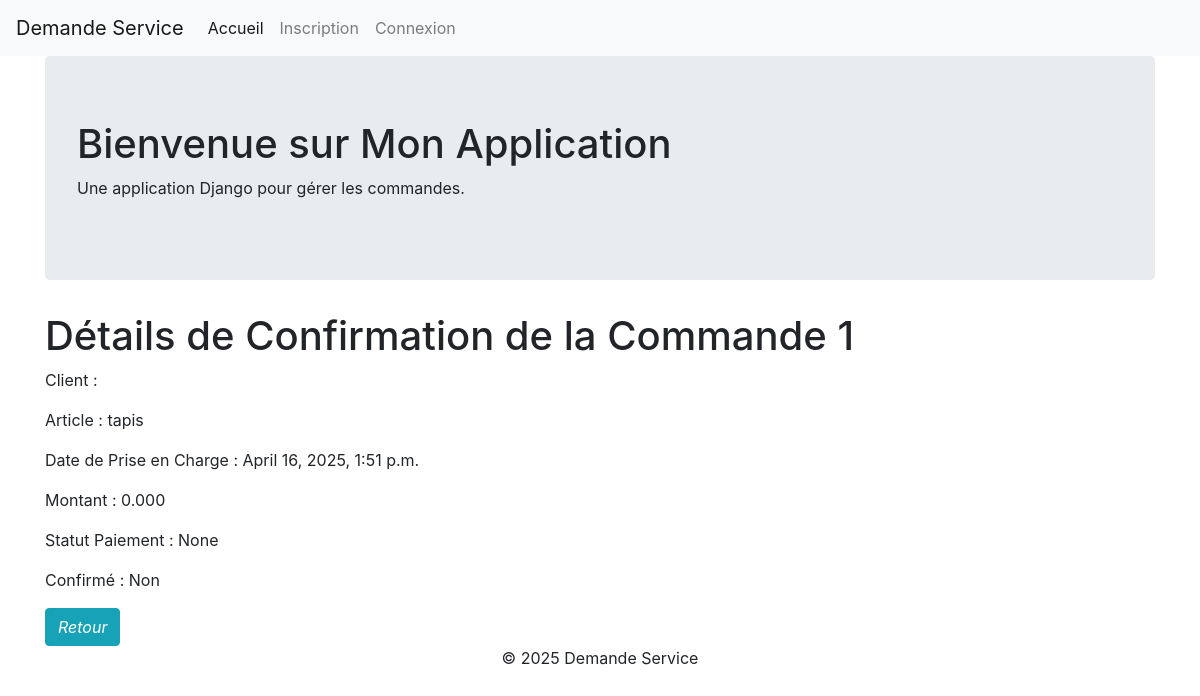
The app's page /commandes/detail_confirmation/1/ with its own data.
### commandes/models.py (models this page shows, shortened)
class Commande(models.Model):
    client = models.ForeignKey(User, on_delete=models.CASCADE)
    article = models.ForeignKey(Article, on_delete=models.CASCADE)
    date_prise_en_charge = models.DateTimeField(default=timezone.now, null=True, blank=True) # Date de prise en charge de la commande
    date_retour_prevue = models.DateTimeField(null=True, blank=True) # Date de retour prévue de la commande
    prix = models.DecimalField(max_digits=10, decimal_places=2, null=True, blank=True) # Prix de l'article
    statut_paiement = models.CharField(max_length=20, null=True, blank=True)
    date_commande = models.DateTimeField(default=timezone.now, null=True, blank=True) # Date de la commande
    montant = models.DecimalField(max_digits=10, decimal_places=3, default=0, null=True, blank=True) # Montant total de la commande
    confirme = models.BooleanField(default=False) # confirmation de la commande
    date_confirmation = models.DateTimeField(null=True, blank=True) # Date de confirmation de la commande

### articles/models.py (models this page shows, shortened)
class Article(models.Model):
    ETAT_CHOICES = [
        ('nouveau', 'Nouveau'),
        ('ancien', 'Ancien'),
    ]
    client = models.ForeignKey(User, on_delete=models.CASCADE)
    nom = models.CharField(max_length=100)
    description = models.TextField(blank=True, null=True)
    etat = models.CharField(max_length=50, choices=ETAT_CHOICES)
    notes = models.TextField(blank=True, null=True)
    longueur = models.IntegerField( null=True, blank=True)
    largeur = models.DecimalField(max_digits=30, decimal_places=15, null=True, blank=True)
    poids = models.IntegerField( null=True, blank=True)

### commandes/views.py (the view)
# urls.py: path('detail_confirmation/<int:commande_id>/', views.commande_detail_confirmation, name='commande_detail_confirmation'),
def commande_detail_confirmation(request, commande_id):
    commande = get_object_or_404(Commande, pk=commande_id)
    return render(request, 'commandes/commande_detail_confirmation.html', {'commande': commande})

### commandes/templates/commandes/commande_detail_confirmation.html (shortened to what this page needs)
{% extends 'base.html' %}
{% load static %}
{% block content %}
    <h1>Détails de Confirmation de la Commande {{ commande.id }}</h1>
    <p>Client : {{ commande.client.user.username }}</p>
    <p>Article : {{ commande.article.nom }}</p>
    <p>Date de Prise en Charge : {{ commande.date_prise_en_charge }}</p>
    <p>Montant : {{ commande.montant }}</p>
    <p>Statut Paiement : {{ commande.statut_paiement }}</p>
    <p>Confirmé : {% if commande.confirme %}Oui{% else %}Non{% endif %}</p>
    <a href="javascript:history.back()" class="btn btn-info">
        <i class="fas fa-arrow-left">Retour</i>
    </a>
{% endblock %}

### records on screen
Commande: id "1", article.nom "tapis", date_prise_en_charge "April 16, 2025, 1:51 p.m.", montant "0.000", statut_paiement "None"
